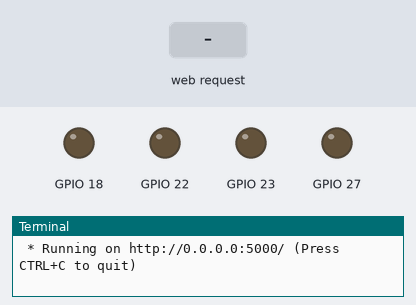
The program below on a simulated Raspberry Pi (BCM pin numbers). Parts: output pins drawn as LEDs (lit = HIGH), the last lines printed to the terminal. The test bench sets the inputs (shaded band). The clock reads 2024-03-15 10:24:30 at power-on unless the program sets it.

Above: at 1.2 s.
1.3 s: HTTP request for /27/on received
At 1.9 s:
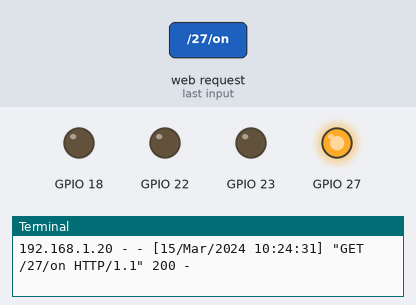
2.8 s: HTTP request for /22/toggle received
At 4.0 s:
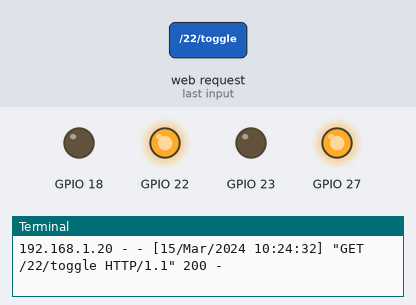
4.3 s: HTTP request for /27/off received
At 5.4 s:
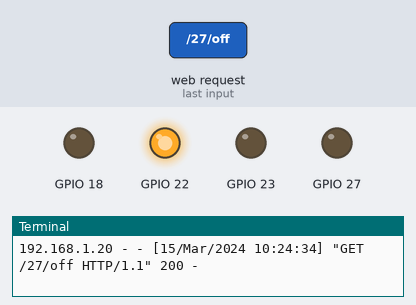
5.8 s: HTTP request for /23/on received
At 6.5 s:
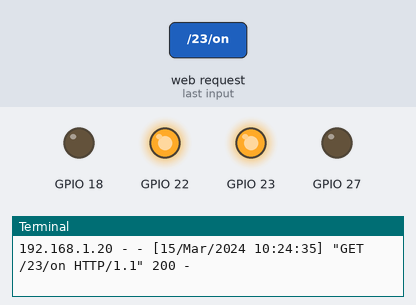
7.3 s: HTTP request for /22/off received
At 7.7 s:
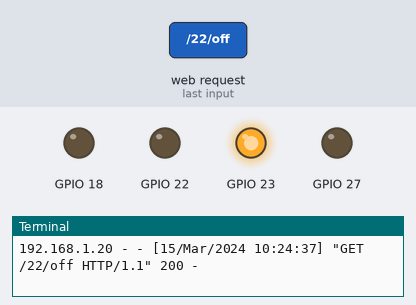
8.8 s: HTTP request for /27/toggle received
At 10.0 s:
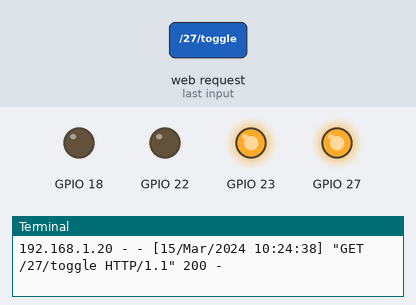
Timing chart, 0 to 11.3 s (numbered marks = the images above; inputs shaded):
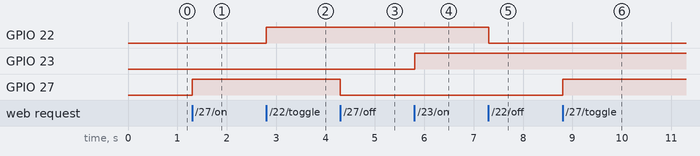

Measured:
- after the input at 1.3 s, GPIO 27: LOW → HIGH at once
- after the input at 2.8 s, GPIO 22: LOW → HIGH at once
- after the input at 4.3 s, GPIO 27: HIGH → LOW at once
- after the input at 5.8 s, GPIO 23: LOW → HIGH at once
- after the input at 7.3 s, GPIO 22: HIGH → LOW at once
- after the input at 8.8 s, GPIO 27: LOW → HIGH at once

The program:

web4lamp.py
```python
#!/usr/bin/python
# -*- coding: UTF-8 -*-

import RPi.GPIO as GPIO                              #載入PI-IO套件
import subprocess                                    #載入執行外部程式套件
from flask import Flask, render_template, request
#  載入      網頁製作套件, 網頁指向套件   , POST,GET套件
app = Flask(__name__)

GPIO.setmode(GPIO.BCM)                    #設定BCM接腳GPIO模式 GPIO2~GPIO26
GPIO.setup(18, GPIO.OUT)                  #設定腳位輸入或輸出
GPIO.output(18, GPIO.LOW)                 #初始腳位為LOW電位

#創一個pins字典名,PI腳號:名稱和接腳狀態
pins = {
   27 : {'name' : 'led1', 'state' : GPIO.LOW},
   22 : {'name' : 'led2', 'state' : GPIO.LOW},
   23 : {'name' : 'led3', 'state' : GPIO.LOW}
   }

#定義腳位OUTPUT,初始為LOW
for pin in pins:
   GPIO.setup(pin, GPIO.OUT)
   GPIO.output(pin, GPIO.LOW)


@app.route("/")
def main():                               #http://192.168.XX.XX/
      #首頁先對每個接腳讀取載入狀態:
      for pin in pins:
            pins[pin]['state'] = GPIO.input(pin)

      #定義templateData變數為pin字典的內容

      templateData = {
      'pins' : pins
      }
      #templateData是從HTML回傳過來的值
      return render_template('main.html', **templateData)    #回傳回首頁網頁


@app.route("/<changePin>/<action>")
def action(changePin, action):
   changePin = int(changePin)                #int定義
   deviceName = pins[changePin]['name']
   if action == "on":
      GPIO.output(changePin, GPIO.HIGH)      # Set the pin high:
      # Save the status message to be passed into the template:
      message = "Turned " + deviceName + " on."
   if action == "off":
      GPIO.output(changePin, GPIO.LOW)
      message = "Turned " + deviceName + " off."
   if action == "toggle":
      # Read the pin and set it to whatever it isn't (that is, toggle it):
      GPIO.output(changePin, not GPIO.input(changePin))
      message = "Toggled " + deviceName + "."

   for pin in pins:
      pins[pin]['state'] = GPIO.input(pin)

   templateData = {
      'message' : message,
      'pins' : pins
   }

   return render_template('main.html', **templateData)

if __name__ == "__main__":
   app.run(host='0.0.0.0', port=5000, debug=True)
```
